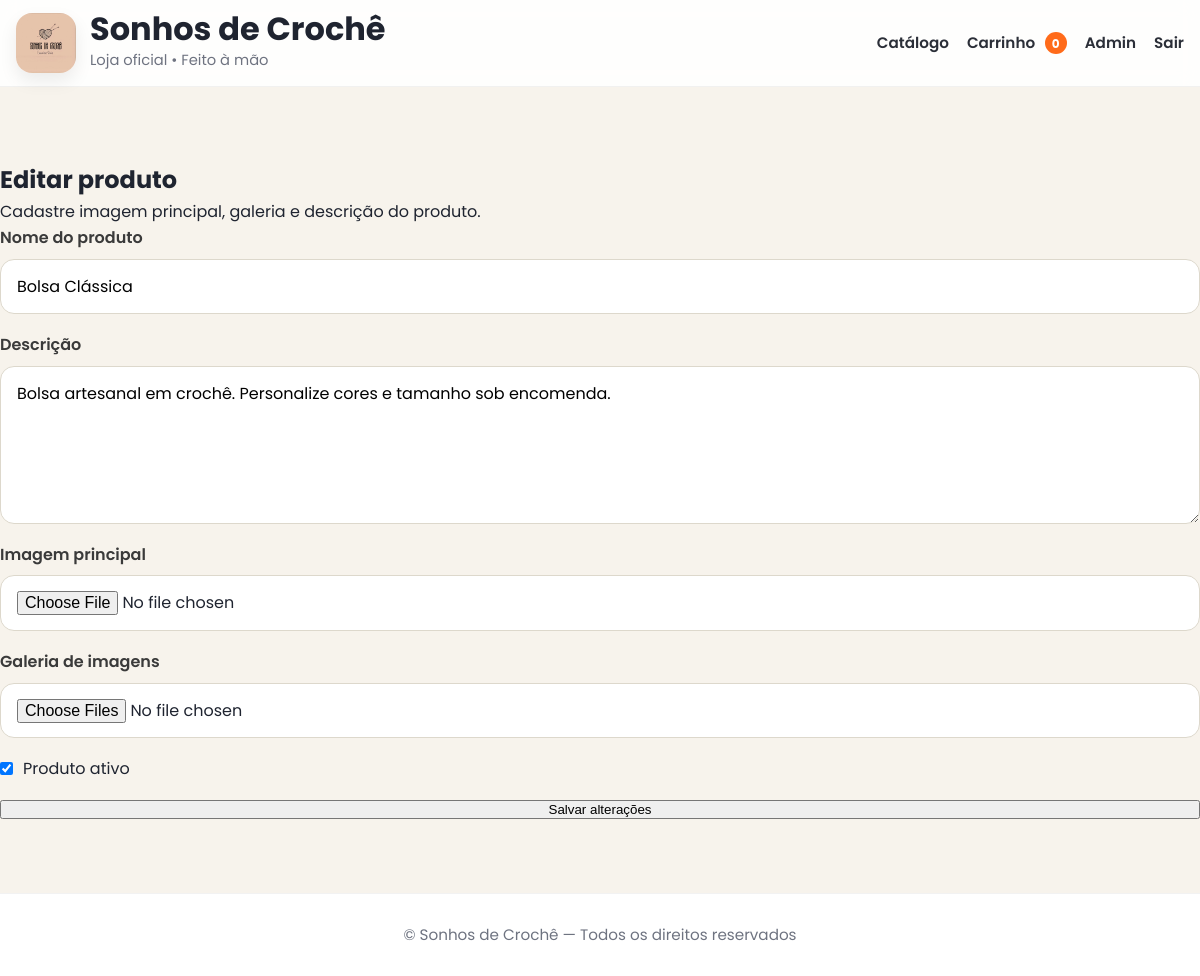
Screenshot of /admin/produtos/20/editar (signed in) with the database file from the repository.
### app.py (models this page shows)
class Product(db.Model):
    id = db.Column(db.Integer, primary_key=True)
    name = db.Column(db.String(200), nullable=False)
    description = db.Column(db.Text, default="")
    image = db.Column(db.String(300), default="")
    is_active = db.Column(db.Boolean, default=True)
    created_at = db.Column(db.DateTime, default=datetime.utcnow)
    images = db.relationship(
        "ProductImage",
        backref="product",
        cascade="all, delete-orphan",
        lazy=True
    )

### app.py (the view, shortened to what this page needs)
    @app.route("/admin/produtos/<int:product_id>/editar", methods=["GET", "POST"])
    @login_required
    def admin_product_edit(product_id):
        product = Product.query.get_or_404(product_id)
        return render_template("admin_product_form.html", product=product)

### templates/admin_product_form.html (shortened to what this page needs)
{% extends "base.html" %}
{% block content %}
<section class="admin-page">
  <div class="admin-header">
    <h2>{{ "Editar produto" if product else "Novo produto" }}</h2>
    <p class="muted">Cadastre imagem principal, galeria e descrição do produto.</p>
  </div>
  <div class="admin-table-card">
    <form method="post" enctype="multipart/form-data" class="admin-product-form">
      <div class="admin-form-group">
        <label>Nome do produto</label>
        <input type="text" name="name" value="{{ product.name if product else '' }}" required>
      </div>
      <div class="admin-form-group">
        <label>Descrição</label>
        <textarea name="description" rows="5">{{ product.description if product else '' }}</textarea>
      </div>
      <div class="admin-form-group">
        <label>Imagem principal</label>
        <input type="file" name="image" accept=".jpg,.jpeg,.png,.webp">
      </div>
      <div class="admin-form-group">
        <label>Galeria de imagens</label>
        <input type="file" name="gallery_images" multiple accept=".jpg,.jpeg,.png,.webp">
      </div>
      <div class="admin-form-check">
        <input type="checkbox" name="is_active" id="is_active"
               {% if (product and product.is_active) or not product %}checked{% endif %}>
        <label for="is_active">Produto ativo</label>
      </div>
      <button class="btn-admin-login" type="submit">
        {{ "Salvar alterações" if product else "Criar produto" }}
      </button>
    </form>
  </div>
</section>
{% endblock %}

### static/css/premium.css (style rules this page uses)
:root { --bg:#f7f3ec; --surface:#ffffff; --surface-soft:#fbf8f2; --text:#1f2430; --muted:#6e7380; --gold:#c8a24e; --gold-dark:#b88f39; --line:#e8dfd0; --shadow:0 14px 40px rgba(33, 24, 9, .08); --shadow-hover:0 22px 56px rgba(33, 24, 9, .14); --radius:28px; }
* { margin:0; padding:0; box-sizing:border-box; }
html { scroll-behavior:smooth; }
body { font-family:'Poppins',sans-serif; background:var(--bg); color:var(--text); line-height:1.6; }
section { padding:74px 0; }
.admin-product-form { display:flex; flex-direction:column; gap:18px; }
.admin-form-group { display:flex; flex-direction:column; gap:8px; }
.admin-form-group label { font-weight:600; color:#3a3a3a; }
.admin-form-group input, .admin-form-group textarea { padding:14px 16px; border:1px solid #ddd8cc; border-radius:14px; font:inherit; background:#fff; }
.admin-form-check { display:flex; align-items:center; gap:10px; }

### rows the page displays
Product: name "Bolsa Clássica", description "Bolsa artesanal em crochê. Personalize cores e tamanho sob encomenda.", is_active "☑"

### other values shown
{{ STORE_NAME() }} "Sonhos de Crochê"
{{ cart_count() }} "0"
{{ "Editar produto" if product else "Novo produto" }} "Editar produto"
{{ "Salvar alterações" if product else "Criar produto" }} "Salvar alterações"
